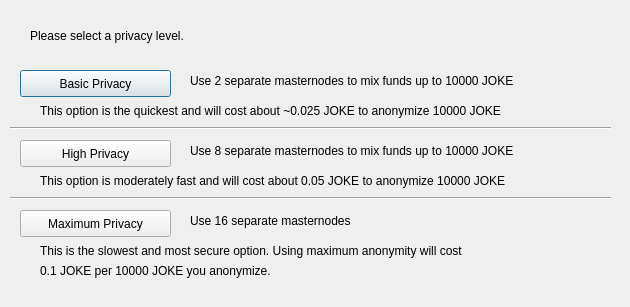
<?xml version="1.0" encoding="UTF-8"?>
<ui version="4.0">
 <class>ObfuscationConfig</class>
 <widget class="QDialog" name="ObfuscationConfig">
  <property name="geometry">
   <rect>
    <x>0</x>
    <y>0</y>
    <width>630</width>
    <height>307</height>
   </rect>
  </property>
  <property name="windowTitle">
   <string>Configure Obfuscation</string>
  </property>
  <widget class="QPushButton" name="buttonBasic">
   <property name="geometry">
    <rect>
     <x>20</x>
     <y>70</y>
     <width>151</width>
     <height>27</height>
    </rect>
   </property>
   <property name="text">
    <string>Basic Privacy</string>
   </property>
  </widget>
  <widget class="QPushButton" name="buttonHigh">
   <property name="geometry">
    <rect>
     <x>20</x>
     <y>140</y>
     <width>151</width>
     <height>27</height>
    </rect>
   </property>
   <property name="text">
    <string>High Privacy</string>
   </property>
  </widget>
  <widget class="QPushButton" name="buttonMax">
   <property name="geometry">
    <rect>
     <x>20</x>
     <y>210</y>
     <width>151</width>
     <height>27</height>
    </rect>
   </property>
   <property name="text">
    <string>Maximum Privacy</string>
   </property>
  </widget>
  <widget class="QLabel" name="label">
   <property name="geometry">
    <rect>
     <x>30</x>
     <y>20</y>
     <width>571</width>
     <height>31</height>
    </rect>
   </property>
   <property name="text">
    <string>Please select a privacy level.</string>
   </property>
  </widget>
  <widget class="QLabel" name="label_2">
   <property name="geometry">
    <rect>
     <x>190</x>
     <y>70</y>
     <width>421</width>
     <height>21</height>
    </rect>
   </property>
   <property name="text">
    <string>Use 2 separate masternodes to mix funds up to 10000 JOKE</string>
   </property>
  </widget>
  <widget class="QLabel" name="label_3">
   <property name="geometry">
    <rect>
     <x>190</x>
     <y>140</y>
     <width>411</width>
     <height>21</height>
    </rect>
   </property>
   <property name="text">
    <string>Use 8 separate masternodes to mix funds up to 10000 JOKE</string>
   </property>
  </widget>
  <widget class="QLabel" name="label_4">
   <property name="geometry">
    <rect>
     <x>190</x>
     <y>210</y>
     <width>421</width>
     <height>21</height>
    </rect>
   </property>
   <property name="text">
    <string>Use 16 separate masternodes</string>
   </property>
  </widget>
  <widget class="QLabel" name="label_6">
   <property name="geometry">
    <rect>
     <x>40</x>
     <y>100</y>
     <width>561</width>
     <height>21</height>
    </rect>
   </property>
   <property name="text">
    <string>This option is the quickest and will cost about ~0.025 JOKE to anonymize 10000 JOKE</string>
   </property>
  </widget>
  <widget class="QLabel" name="label_7">
   <property name="geometry">
    <rect>
     <x>40</x>
     <y>170</y>
     <width>561</width>
     <height>21</height>
    </rect>
   </property>
   <property name="text">
    <string>This option is moderately fast and will cost about 0.05 JOKE to anonymize 10000 JOKE</string>
   </property>
  </widget>
  <widget class="QLabel" name="label_8">
   <property name="geometry">
    <rect>
     <x>40</x>
     <y>240</y>
     <width>561</width>
     <height>21</height>
    </rect>
   </property>
   <property name="text">
    <string>This is the slowest and most secure option. Using maximum anonymity will cost</string>
   </property>
  </widget>
  <widget class="QLabel" name="label_9">
   <property name="geometry">
    <rect>
     <x>40</x>
     <y>260</y>
     <width>561</width>
     <height>21</height>
    </rect>
   </property>
   <property name="text">
    <string>0.1 JOKE per 10000 JOKE you anonymize.</string>
   </property>
  </widget>
  <widget class="Line" name="line">
   <property name="geometry">
    <rect>
     <x>10</x>
     <y>120</y>
     <width>601</width>
     <height>16</height>
    </rect>
   </property>
   <property name="orientation">
    <enum>Qt::Horizontal</enum>
   </property>
  </widget>
  <widget class="Line" name="line_2">
   <property name="geometry">
    <rect>
     <x>10</x>
     <y>190</y>
     <width>601</width>
     <height>16</height>
    </rect>
   </property>
   <property name="orientation">
    <enum>Qt::Horizontal</enum>
   </property>
  </widget>
 </widget>
 <resources/>
 <connections/>
</ui>
